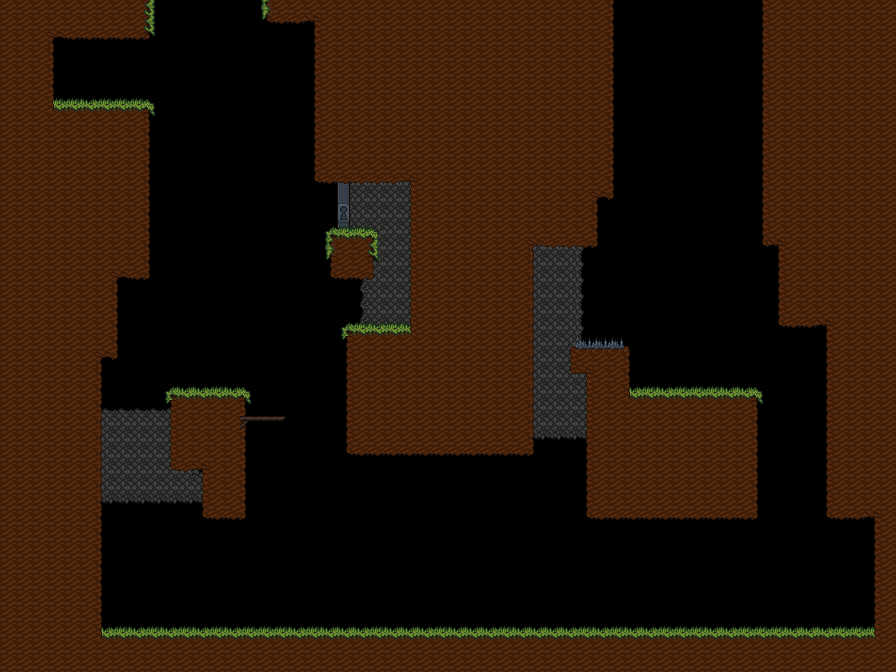

Below is a game level as drawn by its tile map, then a one-line description and the .tmx that defines it (tile-layer data replaced by summaries):
An orthogonal 56x42 tile map with 16x16 px tiles, 4 tile layers (Background, Door, Tile Layer 1, Overlay) and 7 objects (2x platform, spawn, key, flag, star, ...).

<map version="1.2" tiledversion="1.2.4" orientation="orthogonal" renderorder="right-down" width="56" height="42" tilewidth="16" tileheight="16" infinite="0" nextlayerid="14" nextobjectid="10">
 <tileset firstgid="1" source="../Tileset.tsx" />
 <layer id="10" name="Background" width="56" height="42">
  <data>[2352 cells, 206 non-empty, 12 distinct tile ids]</data>
 </layer>
 <layer id="11" name="Door" width="56" height="42">
  <data>[2352 cells, 4 non-empty, 3 distinct tile ids]</data>
 </layer>
 <layer id="12" name="Tile Layer 1" width="56" height="42">
  <data>[2352 cells, 1377 non-empty, 17 distinct tile ids]</data>
 </layer>
 <layer id="13" name="Overlay" width="56" height="42">
  <data>[2352 cells, 20 non-empty, 9 distinct tile ids]</data>
 </layer>
 <objectgroup id="3" name="Object Layer 1">
  <object id="1" name="spawn" x="213.833" y="612.833">
   <point />
  </object>
  <object id="2" name="platform" x="270.167" y="113.667" height="128">
   <properties>
    <property name="moveTime" type="float" value="3" />
   </properties>
  </object>
  <object id="4" name="key" x="687.5" y="383">
   <point />
  </object>
  <object id="5" name="flag" x="94.1667" y="104.5">
   <point />
  </object>
  <object id="7" name="platform" x="293.167" y="532.667" width="426">
   <properties>
    <property name="moveTime" type="float" value="6" />
   </properties>
  </object>
  <object id="8" name="star" x="674.333" y="571">
   <point />
  </object>
  <object id="9" name="spikes" x="570" y="333" width="55" height="19" />
 </objectgroup>
</map>
